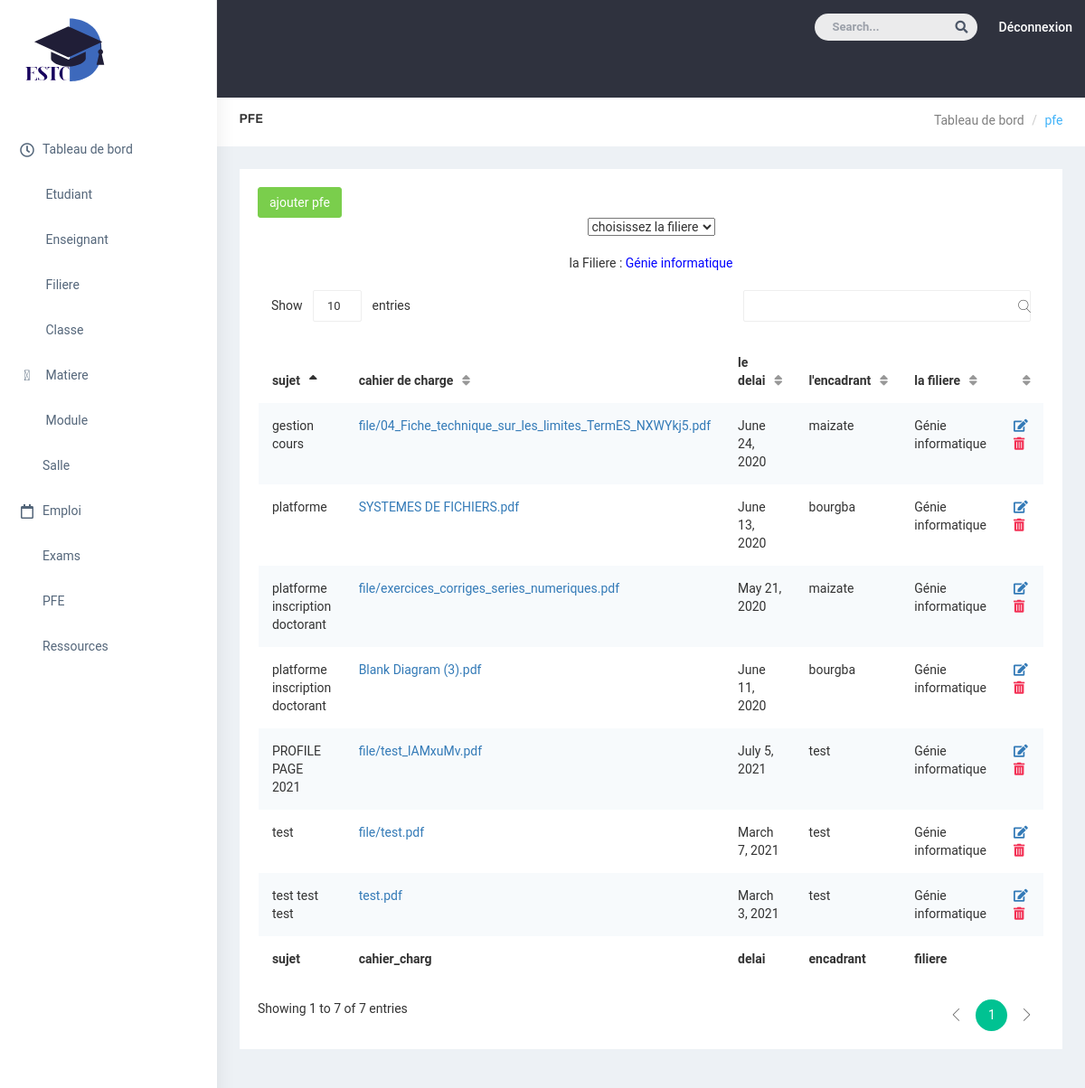
The page /useradmin/pfe/ on the database its author committed.
### gestioncours/models.py (models this page shows, shortened)
class Filiere(models.Model):
   nom_filiere = models.TextField()
   responsable = models.TextField()
   def __str__(self):
        return self.  nom_filiere

class Pfe(models.Model):
    sujet = models.CharField(max_length=50)
    cahier_charg = models.FileField(upload_to='file')
    delai = models.DateField(max_length=100)
    encadrant= models.ForeignKey(Enseignant, on_delete=models.CASCADE)
    filiere = models.ForeignKey(Filiere, on_delete=models.CASCADE, blank="true")

class Enseignant(models.Model):
    user = models.OneToOneField(User, null=True ,on_delete = models.CASCADE)
    nom = models.CharField(max_length=60,default="null")
    prenom = models.CharField(max_length=60,default="null")
    cin = models.CharField(max_length=10,default="null")
    tel = models.IntegerField(default=0)
    email = models.CharField(max_length=25,default="null")
    grade = models.TextField(default="null")
    address_pro = models.TextField(default='null')
    filiere= models.ForeignKey(Filiere, on_delete=models.CASCADE,blank="true")
    def __str__(self):
        return self.nom

### gestioncours/views.py (the view)
# urls.py: path('useradmin/pfe/', views.pfe_admin, name="pfe_admin"),
def pfe_admin(request):
    filiere = Filiere.objects.all()
    filieree=filiere[0]
    pfe = Pfe.objects.filter(filiere = filieree).all()
    if request.method == 'POST':
        fill = request.POST['fill']
        filieree = Filiere.objects.get(nom_filiere = fill)
        pfe = Pfe.objects.filter(filiere = filieree).all()
    return render(request,'pfe_admin.html',{'pfe' : pfe , "filiere": filiere , "filieree":filieree})

### templates/pfe_admin.html (shortened to what this page needs)
{% extends 'admin-template.html'%}
{% block content%}
            <div id="page-wrapper">
                <div class="container-fluid">
                    <div class="row bg-title">
                        <div class="col-lg-3 col-md-4 col-sm-4 col-xs-12">
                            <h4 class="page-title">pfe</h4>
                        </div>
                        <div class="col-lg-9 col-sm-8 col-md-8 col-xs-12">
                            <ol class="breadcrumb">
                                <li><a href="#">Tableau de bord</a></li>
                                <li class="active">pfe</li>
                            </ol>
                        </div>
                    </div>
       <div class="row">
         <div class="col-lg-12 col-md-12 col-sm-12 col-xs-12">
                        <div class="data-table-list">
                          <div class="basic-tb-hd">
                          <a href="{% url 'create_pfe' filieree.id %}" class="btn btn-success"> ajouter pfe</a>
                          <div class="basic-tb-hd" style="text-align:center;">
                          <form class="form" method="post" name="myform">
                            <select class="form-select" aria-label="Default select example" name="fill" onchange="submitform();" >
                              <option selected> choisissez la filiere</option>
                          </select>
                          </form>
        <br>
                          la Filiere : <span style='color:blue'>{{filieree}}</span>
                          </div>
                          </div>
                            <div class="table-responsive">
                                <table id="data-table-basic" class="table table-striped">
                                    <thead>
                                        <tr>
                                            <th>sujet</th>
                                            <th>cahier de charge</th>
                                            <th>le delai</th>
                                            <th>l'encadrant</th>
                                            <th>la filiere</th>
                                            <th></th>
                                        </tr>
                                    </thead>
                                    <tbody>
                                      {%for item in pfe %}
                                        <tr>
                                              <td> {{item.sujet}}</td>
                                              <td><object data="{{item.cahier_charg.url }}" type="application/pdf" width="300" height="200" >
                                                <a href="{{item.cahier_charg.url }}">{{item.cahier_charg}}</a>
                                              </object></td>
                                              <td> {{item.delai}}</td>
                                              <td> {{item.encadrant}}</td>
                                              <td> {{item.filiere}}</td>
                                              <td>
                                                <a href="{% url 'update_pfe' filieree.id item.id %}"> <i class="fas fa-edit"></i> </a>
                                                <a class="text-danger" href="{% url 'delete_pfe' item.id %}"> <i class="fas fa-trash-alt"></i> </a>
                                              </td>
                                        </tr>
                                      {% endfor %}
                                    </tbody>
                                               <tfoot>
                                                 <tr>
                                                   <th>sujet</th>
                                                   <th>cahier_charg</th>
                                                   <th>delai</th>
                                                   <th>encadrant</th>
                                                   <th>filiere</th>
                                                   <th></th>
                                                 </tr>
                                    </tfoot>
                                </table>
                            </div>
                        </div>
                    </div>
       </div>
                    </div>
                </div>
{% endblock %}

### static/css/colors/default.css (style rules this page uses)
body { background: #fff; }
.bg-title .breadcrumb .active { color: #41b3f9; }

### rows shown on the page
Filiere: nom_filiere "Génie informatique"
Pfe: sujet "gestion cours", cahier_charg "file/04_Fiche_technique_sur_les_limites_TermES_NXWYkj5.pdf", delai "June 24, 2020", encadrant "maizate", filiere "Génie informatique"
Pfe: sujet "platforme inscription doctorant", cahier_charg "file/exercices_corriges_series_numeriques.pdf", delai "May 21, 2020", encadrant "maizate", filiere "Génie informatique"
Pfe: sujet "platforme", cahier_charg "SYSTEMES DE FICHIERS.pdf", delai "June 13, 2020", encadrant "bourgba", filiere "Génie informatique"
Pfe: sujet "platforme inscription doctorant", cahier_charg "Blank Diagram (3).pdf", delai "June 11, 2020", encadrant "bourgba", filiere "Génie informatique"
Pfe: sujet "test", cahier_charg "file/test.pdf", delai "March 7, 2021", encadrant "test", filiere "Génie informatique"
Pfe: sujet "test test test", cahier_charg "test.pdf", delai "March 3, 2021", encadrant "test", filiere "Génie informatique"
Pfe: sujet "PROFILE PAGE 2021", cahier_charg "file/test_lAMxuMv.pdf", delai "July 5, 2021", encadrant "test", filiere "Génie informatique"
